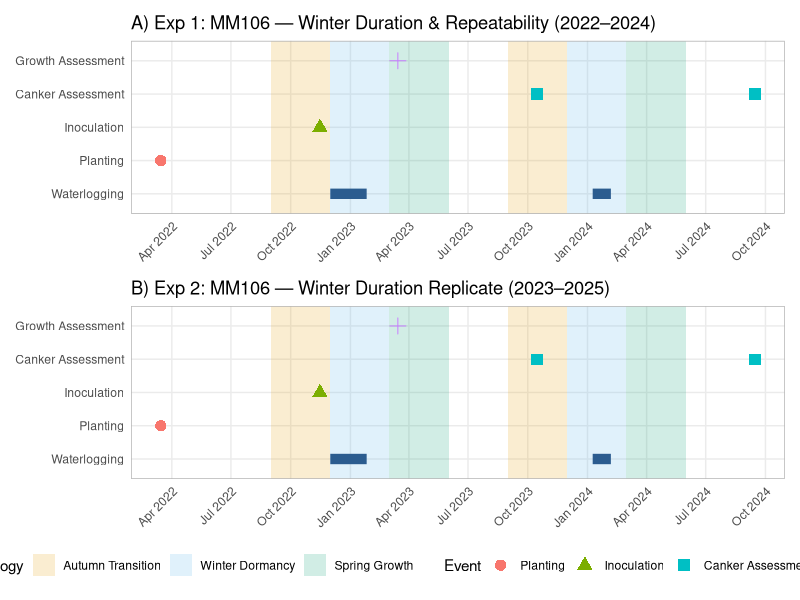

Here is the R script that generated this plot:
library(dplyr)
library(ggplot2)
library(patchwork)


# 1. Define Phenology Background Data (e.g., recurring seasonal bands)
phenology_df <- data.frame(
  xmin = as.Date(
    c("2022-09-01", "2022-12-01", "2023-03-01", "2023-09-01", "2023-12-01", "2024-03-01")
  ),
  xmax = as.Date(
    c("2022-12-01", "2023-03-01", "2023-06-01", "2023-12-01", "2024-03-01", "2024-06-01")
  ),
  season = factor(
    c(
      "Autumn Transition", "Winter Dormancy", "Spring Growth", 
      "Autumn Transition", "Winter Dormancy", "Spring Growth"
    ),
    levels = c("Autumn Transition", "Winter Dormancy", "Spring Growth"))
)

# 2. Define Treatment Durations (Waterlogging)
waterlog_df <- data.frame(
  start = as.Date(c("2022-12-01", "2024-01-09")),
  end   = as.Date(c("2023-01-26", "2024-02-06")),
  y_pos = "Waterlogging"
)

# 3. Define Single Events (Planting, Inoculation, Assessments)
events_df <- data.frame(
  date  = as.Date(c("2022-03-15", "2022-11-15", "2023-03-15", "2023-10-15", "2024-09-15")),
  y_pos = c("Planting", "Inoculation", "Growth Assessment", "Canker Assessment", "Canker Assessment")
  # event = c("Planting", "Inoculation", "Growth Assessment", "Canker Assessment", "Canker Assessment")
)

# Set factor levels to lock the vertical ordering on the y-axis
y_levels <- c("Planting", "Inoculation", "Waterlogging", "Canker Assessment", "Growth Assessment")
waterlog_df$y_pos <- factor(waterlog_df$y_pos, levels = y_levels)
events_df$y_pos   <- factor(events_df$y_pos, levels = y_levels)

# 4. Build Single Panel Function
build_exp_panel <- function(title_text) {
  ggplot() +
    # Layer 1: Background Phenology Shading
    geom_rect(data = phenology_df, 
              aes(xmin = xmin, xmax = xmax, ymin = -Inf, ymax = Inf, fill = season), 
              alpha = 0.18) +
    # Layer 2: Waterlogging Duration Bars
    geom_segment(data = waterlog_df, 
                 aes(x = start, xend = end, y = y_pos, yend = y_pos), 
                 linewidth = 3.5, color = "#2b5c8f") +
    # Layer 3: Event Markers
    geom_point(data = events_df, 
               aes(x = date, y = y_pos, shape = y_pos, color = y_pos), 
               size = 3.5) +
    # Formatting & Aesthetics
    scale_fill_manual(values = c("Autumn Transition" = "#e69f00", 
                                 "Winter Dormancy"   = "#56b4e9", 
                                 "Spring Growth"     = "#009e73")) +
    scale_x_date(date_breaks = "3 months", date_labels = "%b %Y") +
    labs(title = title_text, x = NULL, y = NULL, fill = "Phenology", color = "Event", shape = "Event") +
    theme_minimal(base_size = 11) +
    theme(
      panel.grid.minor = element_blank(),
      panel.border = element_rect(color = "grey70", fill = NA, linewidth = 0.5),
      axis.text.x = element_text(angle = 45, hjust = 1)
    )
}

# 5. Combine Panels A–D with patchwork
p1 <- build_exp_panel("A) Exp 1: MM106 — Winter Duration & Repeatability (2022–2024)")
p2 <- build_exp_panel("B) Exp 2: MM106 — Winter Duration Replicate (2023–2025)")

final_figure <- p1 / p2 + plot_layout(guides = "collect") & theme(legend.position = "bottom")

# 6. Export Vector PDF for Journal Submission
ggsave("waterlogging_timeline.png", final_figure, width = 10, height = 8, units = "in", dpi = 300)
